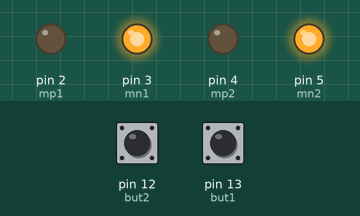
Bench run of a sketch on a simulated Arduino Uno, built with avr-gcc and run on an emulated ATmega328P. On the bench: output pins drawn as LEDs (lit = HIGH). The inputs (shaded band) are chosen by the test bench; at power-on: pin 12 (but2) HIGH, pin 13 (but1) HIGH.

Above: at 1.2 s.
1.3 s: pin 12 (but2) pulled LOW for 0.15 s
At 1.37 s:
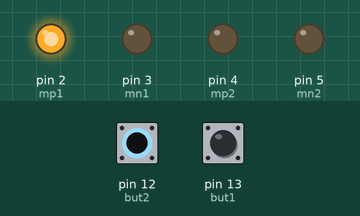
2.9 s: pin 13 (but1) pulled LOW for 0.15 s
At 2.97 s:
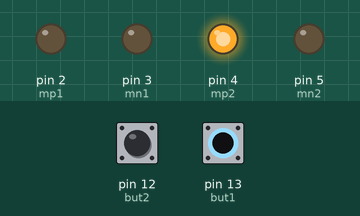
4.5 s: pin 13 (but1) pulled LOW for 3.2 s
At 8.8 s:
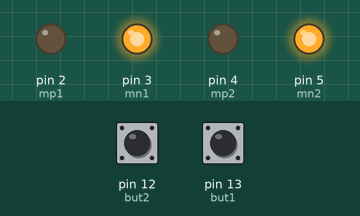
9.2 s: pin 12 (but2) pulled LOW for 3.2 s
At 9.9 s:
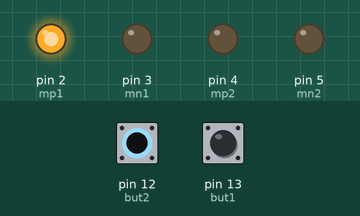
13.9 s: pin 12 (but2) driven LOW and pin 13 (but1) driven LOW
At 14.7 s:
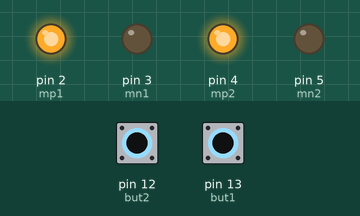
Timing chart, 0 to 16.4 s (numbered marks = the images above; inputs shaded):
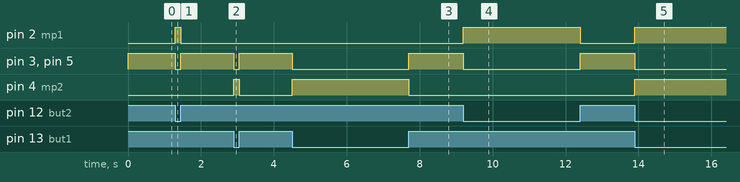

The sketch:

sketch_mar18b.ino
```cpp
int but1=13;
int but2=12;
int mp1=2;
int mn1=3;
int mp2=4;
int mn2=5;

void setup() {
  // put your setup code here, to run once:
pinMode(but1,INPUT);
pinMode(but2,INPUT);
pinMode(mn1,OUTPUT);
pinMode(mp1,OUTPUT);
pinMode(mn2,OUTPUT);
pinMode(mp2,OUTPUT);
}

void loop() {
  // put your main code here, to run repeatedly:
int ret1=digitalRead(but1);
int ret2=digitalRead(but2);

if((ret1==LOW)&&(ret2==LOW)){
  digitalWrite(mp1,HIGH);
  digitalWrite(mn1,LOW);
   digitalWrite(mp2,HIGH);
  digitalWrite(mn2,LOW);
  }
  if((ret1==HIGH)&&(ret2==LOW)){
  digitalWrite(mp1,HIGH);
  digitalWrite(mn1,LOW);
   digitalWrite(mp2,LOW);
  digitalWrite(mn2,LOW);
  }
  if((ret1==LOW)&&(ret2==HIGH)){
  digitalWrite(mp1,LOW);
  digitalWrite(mn1,LOW);
   digitalWrite(mp2,HIGH);
  digitalWrite(mn2,LOW);
  }
if((ret1==HIGH)&&(ret2==HIGH)){
  digitalWrite(mp1,LOW);
  digitalWrite(mn1,HIGH);
   digitalWrite(mp2,LOW);
  digitalWrite(mn2,HIGH);
  }
}
```

Measured:
- after the input at 1.3 s, pin 2 (mp1): LOW → HIGH at once, → LOW 0.15 s later; pin 3 (mn1), pin 5 (mn2): HIGH → LOW at once, → HIGH 0.15 s later
- after the input at 2.9 s, pin 3 (mn1), pin 5 (mn2): HIGH → LOW at once, → HIGH 0.15 s later; pin 4 (mp2): LOW → HIGH at once, → LOW 0.15 s later
- after the input at 4.5 s, pin 3 (mn1), pin 5 (mn2): HIGH → LOW at once, → HIGH 3.2 s later; pin 4 (mp2): LOW → HIGH at once, → LOW 3.2 s later
- after the input at 9.2 s, pin 2 (mp1): LOW → HIGH at once, → LOW 3.2 s later; pin 3 (mn1), pin 5 (mn2): HIGH → LOW at once, → HIGH 3.2 s later
- after the input at 13.9 s, pin 2 (mp1), pin 4 (mp2): LOW → HIGH at once; pin 3 (mn1), pin 5 (mn2): HIGH → LOW at once
